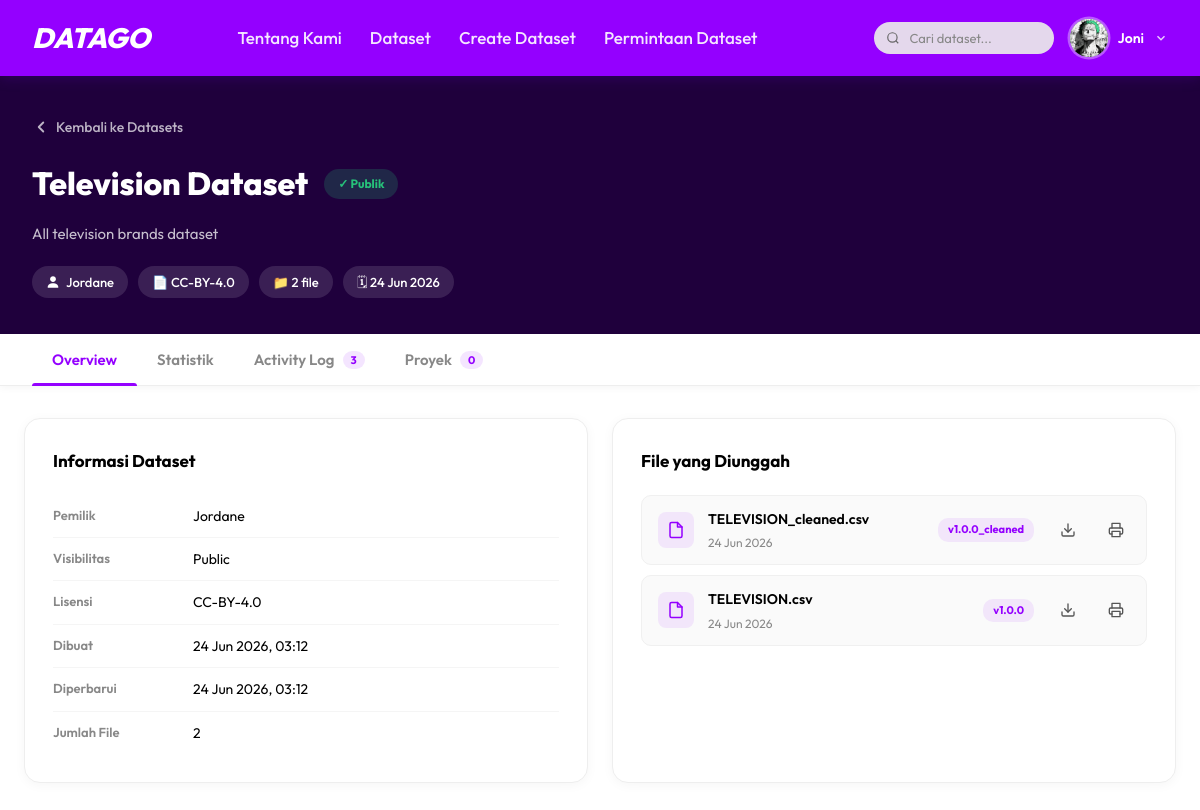
The app's page /datasets/7/ (signed in) with its own data.
### core/models.py (models this page shows, shortened)
class Dataset(models.Model):
    VISIBILITY_CHOICES = [
        ('public',  'Public'),
        ('private', 'Private'),
    ]
    owner       = models.ForeignKey(User, on_delete=models.CASCADE,
                                    related_name='datasets')
    title       = models.CharField(max_length=255)
    description = models.TextField(blank=True, default='')
    visibility  = models.CharField(max_length=10, choices=VISIBILITY_CHOICES,
                                   default='public')
    license     = models.CharField(max_length=100, blank=True, default='CC-BY-4.0')
    created_at  = models.DateTimeField(auto_now_add=True)
    updated_at  = models.DateTimeField(auto_now=True)
    download_count = models.IntegerField(default=0)

class DatasetFile(models.Model):
    dataset     = models.ForeignKey(Dataset, on_delete=models.CASCADE,
                                    related_name='files')
    file        = models.FileField(upload_to='dataset_files/')
    version_tag = models.CharField(max_length=50, blank=True, default='v1.0.0')
    uploaded_at = models.DateTimeField(auto_now_add=True)
    @property
    def filename(self):
        return os.path.basename(self.file.name)
    @property
    def file_size_mb(self):
        try:
            return round(self.file.size / (1024 * 1024), 2)
        except Exception:
            return None

### core/views.py (the view, shortened to what this page needs)
# urls.py: path('datasets/<int:pk>/', views.dataset_detail, name='dataset_detail'),
def dataset_detail(request, pk):
    dataset = get_object_or_404(Dataset, pk=pk)
    if dataset.visibility == 'private' and request.user != dataset.owner:
        messages.error(request, 'Dataset ini bersifat private.')
        return redirect('datasets')
    files      = dataset.files.all().order_by('-uploaded_at')
    changelogs = dataset.changelogs.all()
    projects   = dataset.projects.all().select_related('owner')
    stats = None
    for f in files:
        if f.file.name.lower().endswith('.csv'):
            try:
                stats = compute_csv_stats(f.file.path)
            except Exception:
                pass
            break
    user_projects = []
    if request.user.is_authenticated:
        user_projects = Project.objects.filter(owner=request.user)
    return render(request, 'core/dataset_detail.html', {
        'dataset':       dataset,
        'files':         files,
        'changelogs':    changelogs,
        'projects':      projects,
        'stats':         stats,
        'user_projects': user_projects,
        'avatar_color':    get_avatar_color(request),
        'profile_picture': get_profile_picture(request.user) if request.user.is_authenticated else None,
    })

### core/views.py (called while the page is built)
def get_avatar_color(request):
    if 'avatar_color' not in request.session:
        request.session['avatar_color'] = random.choice(AVATAR_COLORS)
    return request.session['avatar_color']

def get_profile_picture(user):
    try:
        return user.profile.profile_picture
    except UserProfile.DoesNotExist:
        return None

### core/templates/core/dataset_detail.html (shortened to what this page needs)
{% extends 'core/base.html' %}
{% load humanize %}
{% block content %}
<div class="dsd-hero">
    <div class="dsd-hero-inner">
        <a href="{% url 'datasets' %}" class="dsd-back">
            <svg viewBox="0 0 24 24" fill="none" stroke="currentColor" stroke-width="2.5"
                 stroke-linecap="round" stroke-linejoin="round">
                <polyline points="15 18 9 12 15 6"/>
            </svg>
            Kembali ke Datasets
        </a>
        <div class="dsd-title-row">
            <h1 class="dsd-title">{{ dataset.title }}</h1>
            <span class="dsd-vis-badge {% if dataset.visibility == 'private' %}dsd-vis-private{% else %}dsd-vis-public{% endif %}">
                {% if dataset.visibility == 'private' %}🔒 Pribadi{% else %}✓ Publik{% endif %}
            </span>
        </div>
        <p class="dsd-hero-desc">{{ dataset.description }}</p>
        <div class="dsd-meta-row">
            <span class="dsd-meta-chip">
                <svg viewBox="0 0 24 24" fill="white" style="width:14px;height:14px;flex-shrink:0">
                    <path d="M12 12C14.76 12 17 9.76 17 7C17 4.24 14.76 2 12 2C9.24 2 7 4.24 7 7C7 9.76 9.24 12 12 12Z"/>
                    <path d="M12 14C7.03 14 3 16.69 3 20V22H21V20C21 16.69 16.97 14 12 14Z"/>
                </svg>
                {{ dataset.owner.first_name|default:dataset.owner.username }}
            </span>
            <span class="dsd-meta-chip">📄 {{ dataset.license|default:"No Lisensi" }}</span>
            <span class="dsd-meta-chip">📁 {{ files.count }} file</span>
            <span class="dsd-meta-chip">🗓 {{ dataset.created_at|date:"d M Y" }}</span>
        </div>
    </div>
</div>
<div class="dsd-tabbar">
    <div class="dsd-tabbar-inner">
        <button class="dsd-tab active" data-panel="overview">
            Overview
        </button>
        <button class="dsd-tab" data-panel="statistics">
            Statistik
        </button>
        <button class="dsd-tab" data-panel="changelog">
            Activity Log
            <span class="dsd-tab-pill">{{ changelogs.count }}</span>
        </button>
        <button class="dsd-tab" data-panel="projects">
            Proyek
            <span class="dsd-tab-pill">{{ projects.count }}</span>
        </button>
    </div>
</div>
<div class="dsd-panels">
    <div class="dsd-panel active" id="panel-overview">
        <div class="dsd-panel-grid">
            <div class="dsd-card">
                <h2 class="dsd-card-title">Informasi Dataset</h2>
                <dl class="dsd-dl">
                    <div class="dsd-dl-row">
                        <dt>Pemilik</dt>
                        <dd>{{ dataset.owner.first_name|default:dataset.owner.username }}</dd>
                    </div>
                    <div class="dsd-dl-row">
                        <dt>Visibilitas</dt>
                        <dd>{{ dataset.get_visibility_display }}</dd>
                    </div>
                    <div class="dsd-dl-row">
                        <dt>Lisensi</dt>
                        <dd>{{ dataset.license|default:"—" }}</dd>
                    </div>
                    <div class="dsd-dl-row">
                        <dt>Dibuat</dt>
                        <dd>{{ dataset.created_at|date:"d M Y, H:i" }}</dd>
                    </div>
                    <div class="dsd-dl-row">
                        <dt>Diperbarui</dt>
                        <dd>{{ dataset.updated_at|date:"d M Y, H:i" }}</dd>
                    </div>
                    <div class="dsd-dl-row">
                        <dt>Jumlah File</dt>
                        <dd>{{ files.count }}</dd>
                    </div>
                </dl>
            </div>
            <div class="dsd-card">
                <h2 class="dsd-card-title">File yang Diunggah</h2>
                {% if files %}
                <div class="dsd-filelist">
                    {% for f in files %}
                    <div class="dsd-fileitem">
                        <div class="dsd-file-ico">
                            <svg viewBox="0 0 24 24" fill="none" stroke="var(--primary-color)"
                                 stroke-width="2" stroke-linecap="round" stroke-linejoin="round">
                                <path d="M14 2H6a2 2 0 0 0-2 2v16a2 2 0 0 0 2 2h12a2 2 0 0 0 2-2V8z"/>
                                <polyline points="14 2 14 8 20 8"/>
                            </svg>
                        </div>
                        <div class="dsd-file-info">
                            <span class="dsd-file-name">{{ f.filename }}</span>
                            <span class="dsd-file-sub">
                                {{ f.uploaded_at|date:"d M Y" }}
                            </span>
                        </div>
                        <span class="dsd-ver-pill">{{ f.version_tag }}</span>
                        <a href="{% url 'download_file' f.pk %}" download="{{ f.filename }}" class="dsd-file-action-btn dsd-file-download-btn" title="Unduh File">
                            <svg viewBox="0 0 24 24" fill="none" stroke="currentColor" stroke-width="2" stroke-linecap="round" stroke-linejoin="round">
                                <path d="M21 15v4a2 2 0 0 1-2 2H5a2 2 0 0 1-2-2v-4"></path>
                                <polyline points="7 10 12 15 17 10"></polyline>
                                <line x1="12" y1="15" x2="12" y2="3"></line>
                            </svg>
                        </a>
                        <button type="button" class="dsd-file-action-btn dsd-file-print-btn" title="Cetak File" onclick="printDatasetFile('{{ f.file.url }}', '{{ f.filename }}')">
                            <svg viewBox="0 0 24 24" fill="none" stroke="currentColor" stroke-width="2" stroke-linecap="round" stroke-linejoin="round">
                                <polyline points="6 9 6 2 18 2 18 9"></polyline>
                                <path d="M6 18H4a2 2 0 0 1-2-2v-5a2 2 0 0 1 2-2h16a2 2 0 0 1 2 2v5a2 2 0 0 1-2 2h-2"></path>
                                <rect x="6" y="14" width="12" height="8"></rect>
                            </svg>
                        </button>
                    </div>
                    {% endfor %}
                </div>
                {% endif %}
            </div>
        </div>
    </div>
</div>
{% endblock %}

### core/templates/core/base.html (shortened to what this page needs)
{% load static %}
<!DOCTYPE html>
<html lang="id">
<head>
    <link rel="stylesheet" href="{% static 'css/style.css' %}">
</head>
<body>
    <header class="app-header">
        <div class="header-container">
            <a href="{% url 'home' %}" class="logo">DATAGO</a>
            <nav class="nav-links">
                <a href="{% url 'about' %}"
                    class="{% if request.resolver_match.url_name == 'about' %}active{% endif %}">Tentang Kami</a>
                <a href="{% url 'datasets' %}"
                    class="{% if request.resolver_match.url_name == 'datasets' %}active{% endif %}">Dataset</a>
                <a href="{% url 'create_dataset' %}"
                    class="{% if request.resolver_match.url_name == 'create_dataset' %}active{% endif %}">Create
                    Dataset</a>
                <a href="{% url 'dataset_requests' %}"
                    class="{% if request.resolver_match.url_name == 'dataset_requests' %}active{% endif %}">Permintaan Dataset</a>
            </nav>
            <div class="header-actions">
                <div class="search-bar">
                    <input type="text" id="global-search-input" placeholder="Cari dataset..."
                           autocomplete="off">
                </div>
                {% if user.is_authenticated %}
                <div class="profile-wrapper" id="profileWrapper">
                    <div class="avatar-circle" style="background-color: {{ avatar_color }};" title="Menu profil">
                        {% if profile_picture %}
                            <img src="{{ profile_picture.url }}" alt="Profil" class="cp-avatar-img">
                        {% else %}
                            <svg class="avatar-icon" viewBox="0 0 24 24" fill="white"
                                 xmlns="http://www.w3.org/2000/svg">
                                <path d="M12 12C14.7614 12 17 9.76142 17 7C17 4.23858 14.7614 2 12 2C9.23858 2 7 4.23858 7 7C7 9.76142 9.23858 12 12 12Z"/>
                                <path d="M12 14C7.03 14 3 16.69 3 20V22H21V20C21 16.69 16.97 14 12 14Z"/>
                            </svg>
                        {% endif %}
                    </div>
                    <span class="profile-name">{{ user.first_name|default:user.username }}</span>
                    <svg class="profile-chevron" viewBox="0 0 24 24" fill="none" stroke="currentColor" stroke-width="2.5" xmlns="http://www.w3.org/2000/svg">
                        <polyline points="6 9 12 15 18 9"></polyline>
                    </svg>
                </div>
                {% else %}
                <a href="{% url 'signin' %}" class="btn-signin">Masuk / Sign Up</a>
                {% endif %}
            </div>
        </div>
    </header>
    <main class="main-content">
        {% block content %}
        {% endblock %}
    </main>
</body>
</html>

### core/static/css/style.css (style rules this page uses)
:root { --primary-color: #9400FF; --primary-hover: #7A00D6; --dark-purple: #1F003C; --light-bg: #FFFFFF; --card-bg-light: #E0E0E0; --card-border: rgba(0, 0, 0, 0.08); --text-dark: #000000; --text-muted: #555555; --text-white: #FFFFFF; --avatar-dark: #1A1A4E; --header-height: 76px; --max-width: 1200px; --border-radius-sm: 8px; --border-radius-md: 16px; --border-radius-lg: 32px; --transition-speed: 0.3s; --ease: cubic-bezier(0.4, 0, 0.2, 1); }
* { margin: 0; padding: 0; box-sizing: border-box; }
body { font-family: 'Outfit', sans-serif; background-color: var(--light-bg); color: var(--text-dark); line-height: 1.6; display: flex; flex-direction: column; min-height: 100vh; }
a { color: inherit; text-decoration: none; }
.app-header { background-color: var(--primary-color); color: var(--text-white); height: var(--header-height); display: flex; align-items: center; position: sticky; top: 0; z-index: 1000; box-shadow: 0 2px 12px rgba(100, 0, 200, 0.25); }
.header-container { width: 100%; max-width: var(--max-width); margin: 0 auto; padding: 0 32px; display: flex; justify-content: space-between; align-items: center; gap: 16px; }
.logo { font-size: 28px; font-weight: 800; letter-spacing: -0.5px; font-style: italic; transition: transform var(--transition-speed); }
.nav-links { display: flex; gap: 28px; align-items: center; flex: 1; margin-left: 72px; }
.nav-links a { font-size: 17px; font-weight: 500; opacity: 0.9; transition: opacity var(--transition-speed), transform var(--transition-speed); position: relative; padding: 4px 0; white-space: nowrap; }
.nav-links a::after { content: ''; position: absolute; bottom: 0; left: 0; width: 0; height: 2px; background-color: var(--text-white); transition: width var(--transition-speed); }
.header-actions { display: flex; align-items: center; gap: 16px; flex-shrink: 0; }
.search-bar { position: relative; display: flex; align-items: center; }
.search-bar input { background-color: rgba(235, 235, 235, 0.92); border: none; padding: 8px 16px 8px 36px; border-radius: var(--border-radius-lg); font-family: inherit; font-size: 13px; color: var(--text-dark); width: 180px; transition: width var(--transition-speed), background-color var(--transition-speed); }
.search-bar input::placeholder { color: #888; }
.profile-wrapper { display: flex; flex-direction: row; align-items: center; gap: 10px; cursor: pointer; position: relative; transition: opacity var(--transition-speed); user-select: none; }
.profile-chevron { width: 14px; height: 14px; color: rgba(255, 255, 255, 0.8); flex-shrink: 0; transition: transform var(--transition-speed) var(--ease); }
.profile-name { font-size: 14px; font-weight: 600; color: var(--text-white); white-space: nowrap; max-width: 140px; overflow: hidden; text-overflow: ellipsis; }
.avatar-circle { width: 38px; height: 38px; min-width: 38px; min-height: 38px; border-radius: 50%; overflow: hidden; background-color: #42A5F5; display: flex; align-items: center; justify-content: center; flex-shrink: 0; transition: transform var(--transition-speed), box-shadow var(--transition-speed); box-shadow: 0 0 0 2.5px rgba(255, 255, 255, 0.35); }
.main-content { flex-grow: 1; }
.cp-avatar-img { width: 100%; height: 100%; object-fit: cover; display: block; border-radius: 50%; }
.avatar-circle .cp-avatar-img { width: 44px; height: 44px; object-fit: cover; border-radius: 50%; display: block; }

### records on screen
Dataset: title "Television Dataset", description "All television brands dataset", owner.first_name "Jordane", license "CC-BY-4.0", created_at "24 Jun 2026", count "3", visibility "Public", created_at "24 Jun 2026, 03:12", updated_at "24 Jun 2026, 03:12"
DatasetFile: filename "TELEVISION_cleaned.csv", uploaded_at "24 Jun 2026", version_tag "v1.0.0_cleaned"
DatasetFile: filename "TELEVISION.csv", uploaded_at "24 Jun 2026", version_tag "v1.0.0"

### other values on screen
{{ user.first_name|default:user.username }} "Joni"
{{ files.count }} "2"
{{ projects.count }} "0"
